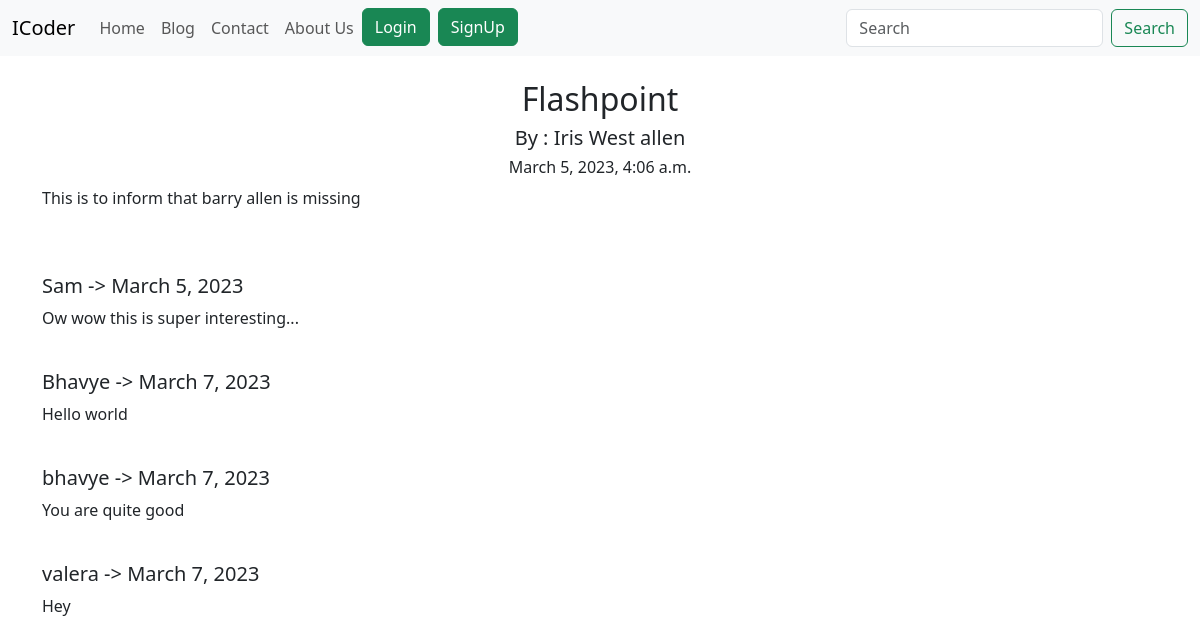
The page /blog/1 on the database its author committed.
### blog/models.py (models this page shows, shortened)
class Post(models.Model):
    sno = models.AutoField(primary_key=True)
    title = models.CharField(max_length=200)
    author = models.CharField(max_length=200)
    content = models.TextField()
    timestamp = models.DateTimeField(auto_now_add=True, blank=True)

class Comment(models.Model):
    postID = models.ForeignKey(Post, on_delete=models.CASCADE)
    name = models.CharField(max_length=200)
    postComment = models.TextField()
    timestamp = models.DateField(auto_now_add=True, blank=True)
    updated = models.DateField(auto_now=True, blank=True)

### blog/views.py (the view)
# urls.py: path('<str:slug>', views.blogPost, name='BlogPost'),
def blogPost(request, slug):
    post = Post.objects.filter(sno=slug)
    comments = Comment.objects.filter(postID=slug)
    return render(request, template_name='blog/blogPost.html',context={'post':post, 'comments':comments, 'UserID':slug})

### templates/blog/blogPost.html (shortened to what this page needs)
{% extends 'base.html' %} {% block body %}
<br />
<center>
  <div class="container">
    {% for i in post %}
    <h2>{{i.title}}</h2>
    <h5>By : {{i.author}}</h5>
    <h6>{{i.timestamp}}</h6>
    <div>
      <p style="text-align: left">{{i.content}}</p>
    </div>
    {% endfor %}
  </div>
</center>
<br /><br />
<div class="container">
  {% for comment in comments %}
  <h5>{{comment.name}} -> {{comment.timestamp}}</h5>
  <p>{{comment.postComment}}</p>
  <br />
  {% endfor %}
</div>
{% endblock body %}

### templates/base.html (shortened to what this page needs)
<!DOCTYPE html>
<html lang="en">
  <head>
    <link
      href="https://cdn.jsdelivr.net/npm/bootstrap@5.3.0-alpha1/dist/css/bootstrap.min.css"
      rel="stylesheet"
    />
  </head>
  <body>
    {% include 'navbar.html' %}
    {% block body %} {% endblock body %}
  </body>
</html>

### templates/navbar.html (shortened to what this page needs)
<nav class="navbar navbar-expand-lg bg-body-tertiary">
  <div class="container-fluid">
    <a class="navbar-brand" href="/">ICoder</a>
    <div class="collapse navbar-collapse" id="navbarSupportedContent">
      <ul class="navbar-nav me-auto mb-2 mb-lg-0">
        <li class="nav-item">
          <a
            class="nav-link {% block homeactive %} {% endblock homeactive %}"
            href="/"
            >Home</a
          >
        </li>
        <li class="nav-item">
          <a
            class="nav-link {% block blogactive %} {% endblock blogactive %}"
            href="/blog/"
            >Blog</a
          >
        </li>
        <li
          class="nav-item {% block contactactive %} {% endblock contactactive %}"
        >
          <a class="nav-link" href="/contact">Contact</a>
        </li>
        <li class="nav-item {% block aboutactive %} {% endblock aboutactive %}">
          <a class="nav-link" href="/about">About Us</a>
        </li>
        <li class="nav-item">
          {% if user.is_authenticated %}
          <li>{{request.user}}</li>
          <li>
          <form action="/logout" method="POST">
            {% csrf_token %}
            <button
            class="btn btn-success"
            data-bs-whatever="@mdo"
            type="submit"
          >
            Logout
          </button>
          </form>
          </li>
          {% else %}
          <button
            class="btn btn-success"
            data-bs-toggle="modal"
            data-bs-target="#LoginModal"
            data-bs-whatever="@mdo"
            type="submit"
          >
            Login
          </button>
        </li>
        <li class="nav-item">
          <button
            class="btn btn-success mx-2"
            data-bs-toggle="modal"
            data-bs-target="#signupModal"
            data-bs-whatever="@mdo"
            type="submit"
          >
            SignUp
          </button>
          {% endif %}
        </li>
      </ul>
      <form class="d-flex" role="search" action="/search" method="post">
        <input
          class="form-control me-2"
          type="search"
          placeholder="Search"
          aria-label="Search"
          name="search"
        />
        <button class="btn btn-outline-success" type="submit">Search</button>
      </form>
    </div>
  </div>
</nav>

### rows shown on the page
Post: title "Flashpoint", author "Iris West allen", timestamp "March 5, 2023, 4:06 a.m.", content "This is to inform that barry allen is missing"
Comment: name "Sam", timestamp "March 5, 2023", postComment "Ow wow this is super interesting..."
Comment: name "Bhavye", timestamp "March 7, 2023", postComment "Hello world"
Comment: name "bhavye", timestamp "March 7, 2023", postComment "You are quite good"
Comment: name "valera", timestamp "March 7, 2023", postComment "Hey"
